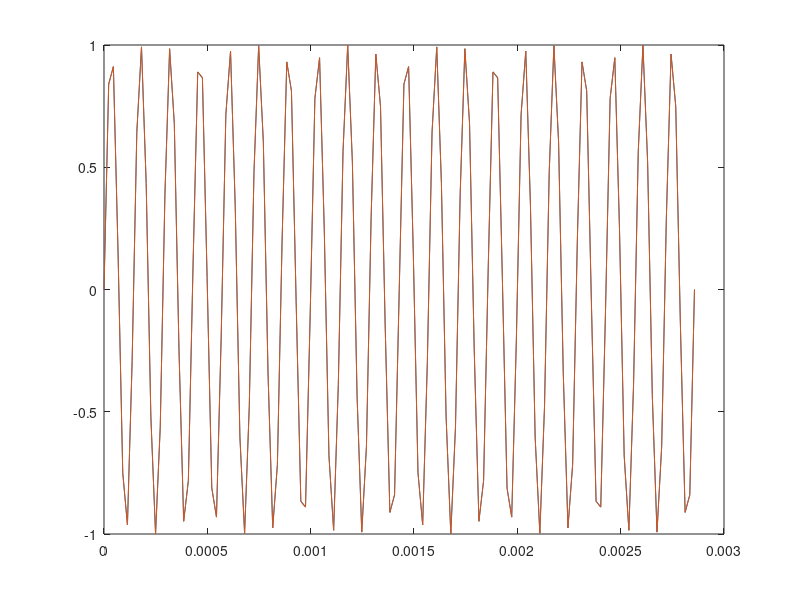

Reproduce this figure in MATLAB.
number_of_periods = 10

%actual code to use in final to make array of 7 kHz sine values
t = 0:1/44100:number_of_periods/7000;
y = sin(2*pi*7000*t);
% yes it's just 2 lines

%adding 2 arrays 1 after each other to test if it matches actual sine
samples = [y y]
time = [t (10/7000)+t]
plot(time,samples)
hold on

t = 0:1/44100:2*number_of_periods/7000
y = sin(2*pi*7000*t)
plot(t,y)